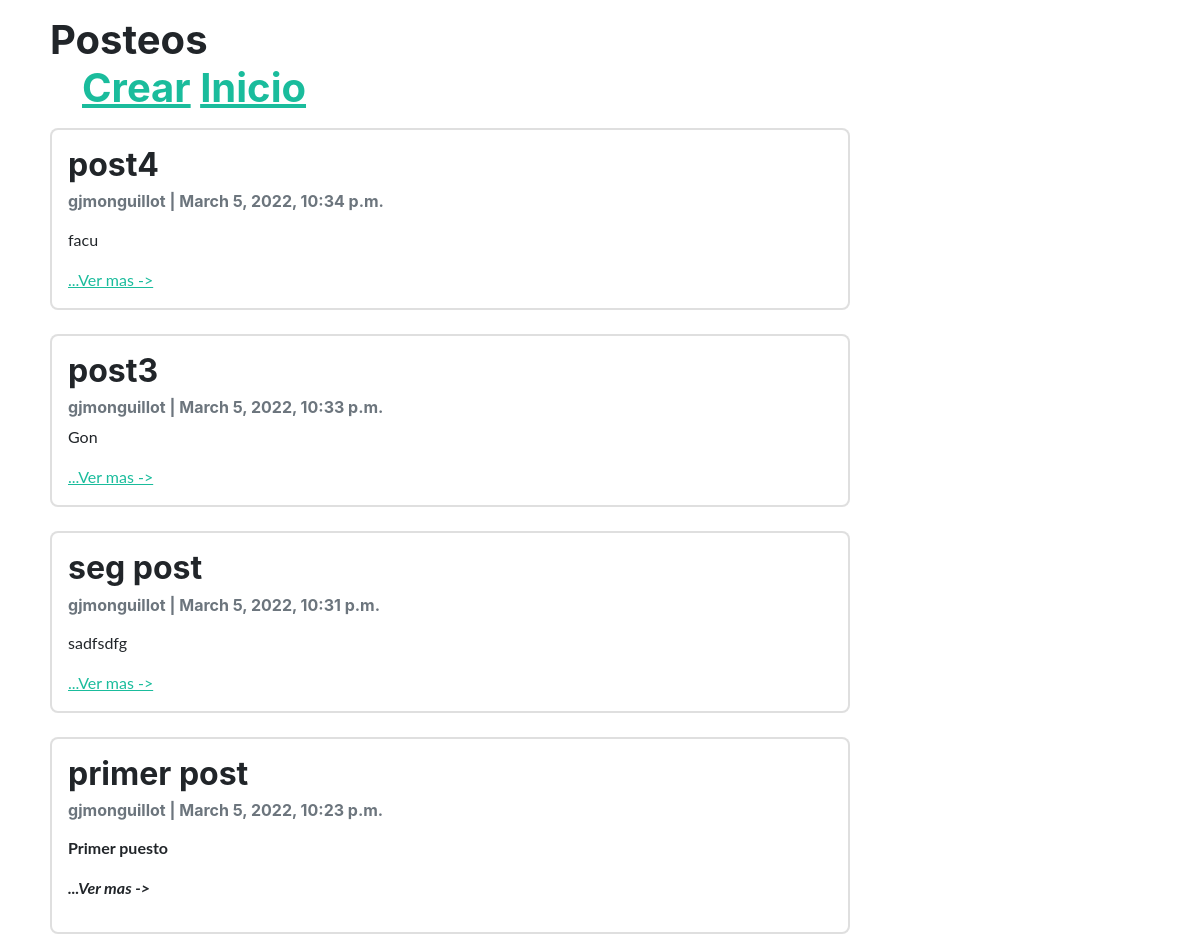
The page /blog/post/list on the database as committed earlier.
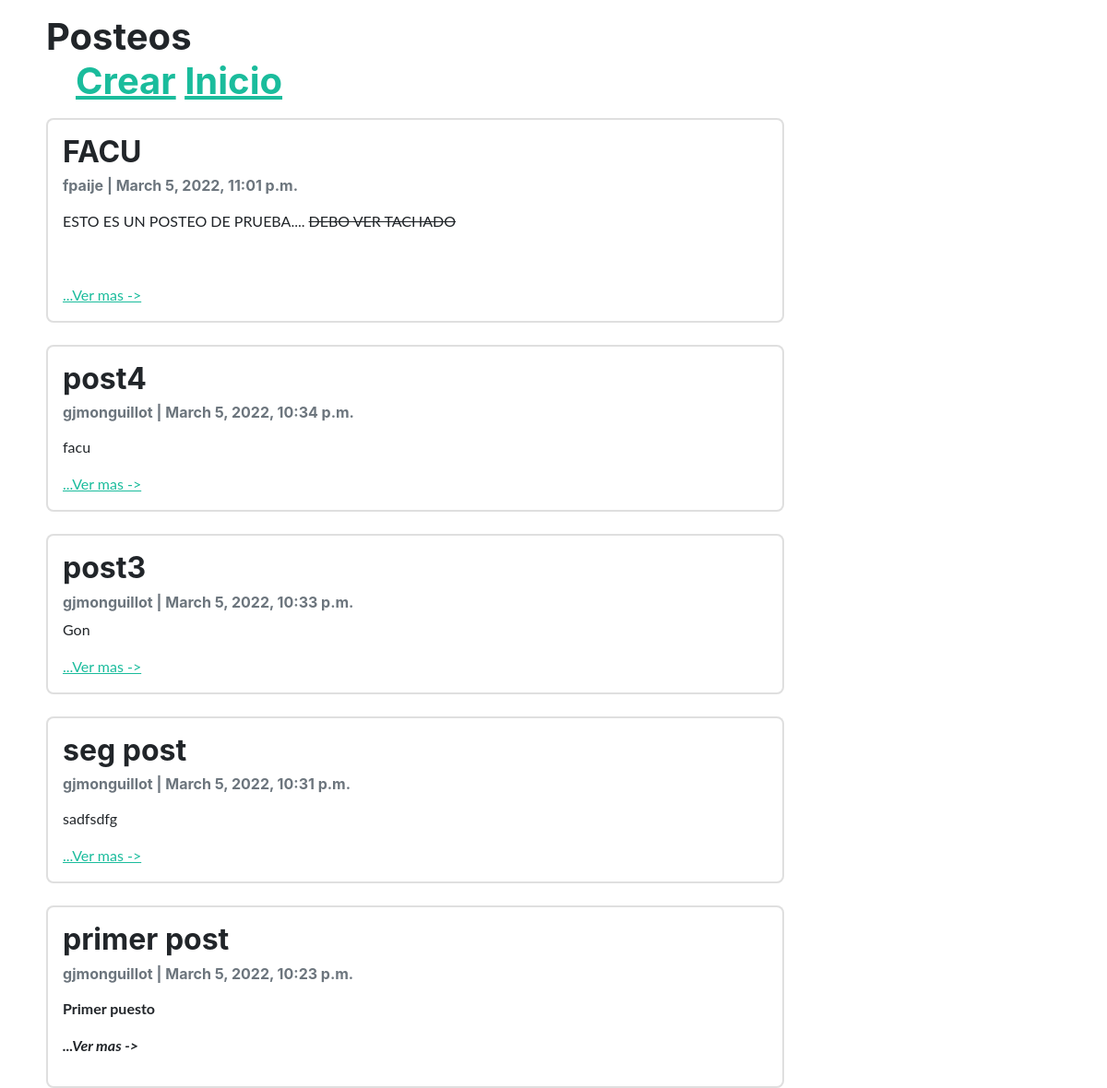
The same page on the database as committed later.
### blog/models.py (models this page shows, shortened)
class Post(models.Model):
    titulo = models.CharField(max_length=200, unique=True)
    slug = models.SlugField(max_length=200, unique=True)
    autor = models.ForeignKey(User, on_delete= models.CASCADE,related_name='blog_posts')
    modificado_el = models.DateTimeField(auto_now= True)
    contenido = RichTextUploadingField()
    creado_el = models.DateTimeField(auto_now_add=True)
    status = models.IntegerField(choices=STATUS, default=0)
    class Meta:
        ordering = ['-creado_el']

### blog/views.py (the view)
# urls.py: path('post/list', PostList.as_view(), name='post_list'),
class PostList(ListView):
    model = Post
    template_name = 'blog/post_list.html'
    queryset = Post.objects.filter(status=1).order_by('-creado_el')

### templates/blog/post_list.html (shortened to what this page needs)
{% load static %}
<!DOCTYPE html>
<html lang="en">
<head>
    <link href="{% static 'blog/css/styles.css' %}" rel="stylesheet" />
</head>
<body>
    <div class="col-md-8 mt-3 left" style="margin:0px 0px 0px 50px">
        <h1>Posteos
            <ul>
            <a href="{% url 'post_create'%}">Crear</a>
            <a href="{% url 'Inicio'%}">Inicio</a>
            </ul>
        </h1>
        {% for Post in post_list %}
        <div class="card mb-4">
            <div class="card-body">
                <h2 class="card-title">{{ Post.titulo }}</h2>
                <p class="card-text text-muted h6">{{ Post.autor }} | {{ Post.creado_el}} </p>
                <p class="card-text">{{Post.contenido|slice:":200"|safe}}</p>
                <a href="{% url 'post_detail' Post.slug %}">...Ver mas -></a>
            </div>
        </div>
        {% endfor %}
    </div>
</body>
</html>

Rows that differ between the two databases and show on the page:
added Post: titulo "FACU", autor "fpaije", creado_el "March 5, 2022, 11:01 p.m.", contenido "ESTO ES UN POSTEO DE PRUEBA.... DEBO VER TACHADO"
